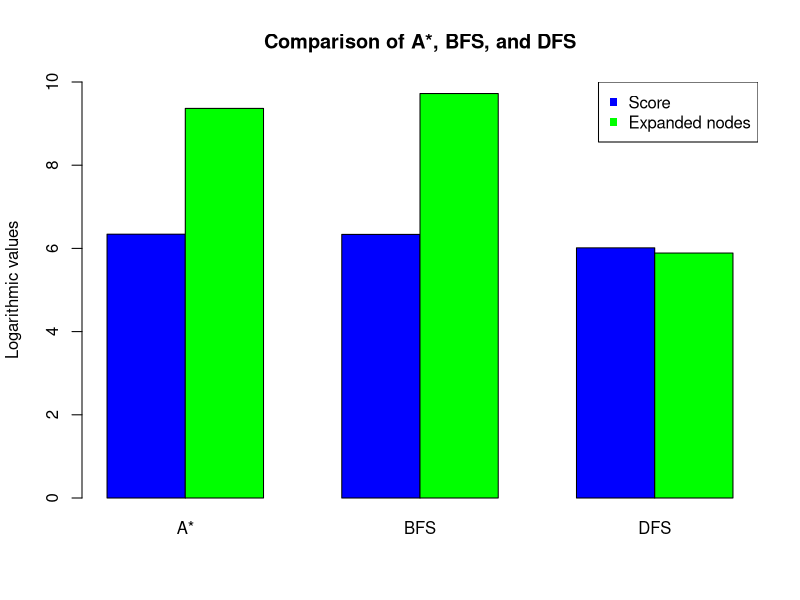

R code for this plot:
astar <- c(log(568), log(11674))
bfs <- c(log(565), log(16688))
dfs <- c(log(409), log(361))

colors <- c("blue", "green", "blue", "green", "blue", "green")

barplot(cbind(astar, bfs, dfs), beside = TRUE, names.arg = c("A*", "BFS", "DFS"), col = colors, ylim = c(0,10), main = "Comparison of A*, BFS, and DFS", ylab = "Logarithmic values")
legend("topright", legend = c("Score", "Expanded nodes"), col=c("blue", "green"), pch = c(15,15))

